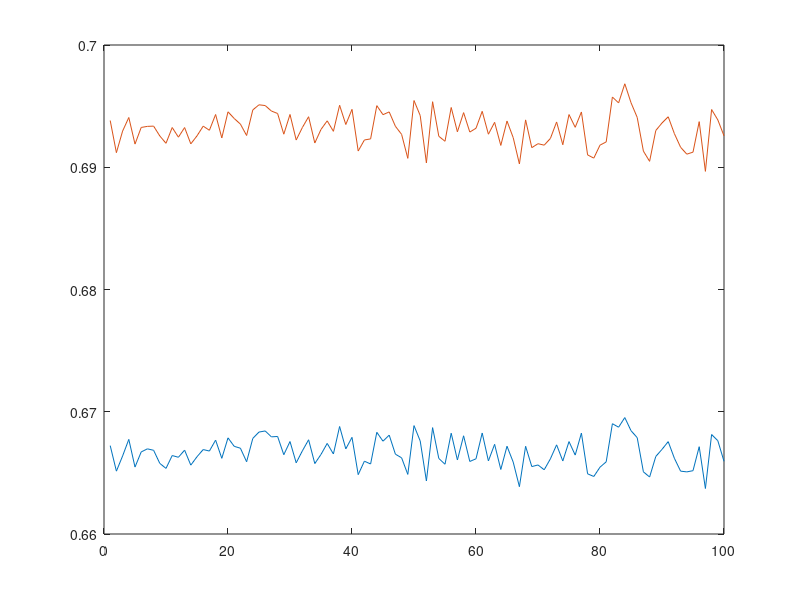

Reproduce this figure in MATLAB.
n = 100
a = 1
b = 2
means = zeros(n, 2)
for i = 1:n
    uniformNumbers = unifrnd(a, b, 1, 10000)
    means(i, 1) = 1 / mean(uniformNumbers)
    means(i, 2) = mean(1 ./ uniformNumbers)
end
plot(means)


